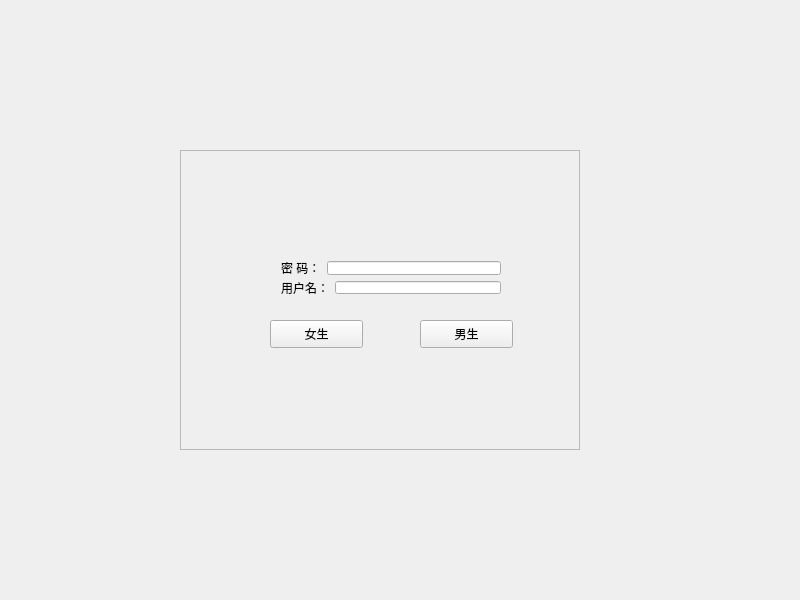
<?xml version="1.0" encoding="UTF-8"?>
<ui version="4.0">
 <class>Widget</class>
 <widget class="QWidget" name="Widget">
  <property name="geometry">
   <rect>
    <x>0</x>
    <y>0</y>
    <width>800</width>
    <height>600</height>
   </rect>
  </property>
  <property name="minimumSize">
   <size>
    <width>800</width>
    <height>600</height>
   </size>
  </property>
  <property name="maximumSize">
   <size>
    <width>800</width>
    <height>600</height>
   </size>
  </property>
  <property name="windowTitle">
   <string>Widget</string>
  </property>
  <widget class="QFrame" name="frame">
   <property name="geometry">
    <rect>
     <x>180</x>
     <y>150</y>
     <width>400</width>
     <height>300</height>
    </rect>
   </property>
   <property name="frameShape">
    <enum>QFrame::StyledPanel</enum>
   </property>
   <property name="frameShadow">
    <enum>QFrame::Raised</enum>
   </property>
   <widget class="QPushButton" name="pushButton">
    <property name="geometry">
     <rect>
      <x>90</x>
      <y>170</y>
      <width>93</width>
      <height>28</height>
     </rect>
    </property>
    <property name="text">
     <string>女生</string>
    </property>
   </widget>
   <widget class="QPushButton" name="pushButton_2">
    <property name="geometry">
     <rect>
      <x>240</x>
      <y>170</y>
      <width>93</width>
      <height>28</height>
     </rect>
    </property>
    <property name="text">
     <string>男生</string>
    </property>
   </widget>
   <widget class="QWidget" name="">
    <property name="geometry">
     <rect>
      <x>90</x>
      <y>100</y>
      <width>242</width>
      <height>55</height>
     </rect>
    </property>
    <layout class="QVBoxLayout" name="verticalLayout">
     <item>
      <layout class="QHBoxLayout" name="horizontalLayout_2">
       <item>
        <widget class="QLabel" name="label_2">
         <property name="text">
          <string>密 码：</string>
         </property>
        </widget>
       </item>
       <item>
        <widget class="QLineEdit" name="lineEdit_2"/>
       </item>
      </layout>
     </item>
     <item>
      <layout class="QHBoxLayout" name="horizontalLayout">
       <item>
        <widget class="QLabel" name="label">
         <property name="text">
          <string>用户名：</string>
         </property>
        </widget>
       </item>
       <item>
        <widget class="QLineEdit" name="lineEdit"/>
       </item>
      </layout>
     </item>
    </layout>
   </widget>
  </widget>
 </widget>
 <layoutdefault spacing="6" margin="11"/>
 <resources/>
 <connections/>
</ui>
